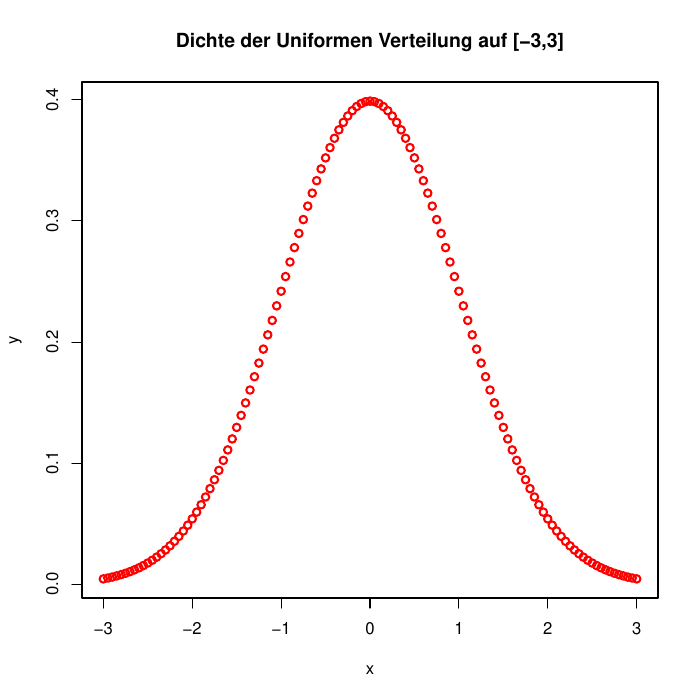

The script that saved this image:
### Output define for plots.
library(ggplot2)
pdf("SS2017_Vorlesung_UebungenInR3.pdf")

# Stetige Verteilung

## Normalverteilung
x = seq(-3, 3, by = 0.05)
y = dnorm(x, 0, 1)

plot(x,y, main="Dichte der Uniformen Verteilung auf [-3,3]", lwd = 2, col = "red")


## Uniforme Verteilung()
x = seq (-3, 3, by = 0.05)
y = dunif(x, -3, 3)

plot(x,y, main="Dichte der Uniformen Verteilung auf [-3,3]", lwd = 2, col = "red")

## Exponential Verteilung(lambda); lambda = rate
x = seq(0, 3, by = 0.05)
y1 = dexp(x, 1)
y2 = dexp(x, 2)

plot(x, y1, lwd = 2, col = "blue", main = "Dichte der Exponentialverteilung")
par(new = TRUE)
plot(x, y2, lwd = 2, col = "red", main = "Dichte der Exponentialverteilung")

legend("topright", c("lambda = 1", "lambda = 2"), col = c("red", "blue"), lty = 1, lwd = 2)

## Gammaverteilung (alpha, lambda); alpha = scale, lambda = rate
### Gamma mit scale = 1 gleicht der Exponentialverteilung
x = seq(0, 3, by = 0.05)
y1 = dgamma(x, 1, 1)
y2 = dgamma(x, 1, 2)

plot(x, y1, lwd = 2, col = "blue", main = "Dichte der Gammaverteilung mit scale = 1")

## Chi-Quadrat Verteilung aus Gammaverteilung herleitbar (Spezialfall: alpha = n/2 und rate = 1/2)
### Parameter der Verteilung: n = Anzahl der Freiheitsgrade.
### dchisq(x, df, ncp = 0) lambda = ncp, df = degrees of freedom

## t-Verteilung
### Verallgemeinerung der Standardnormalverteilung
### t-Verteilung konvergiert für lim_n->inf(dt(n)) gegen Normalverteilung
### R-Befehl df(n)

## f-Verteilung
### R-Befehl df(n,m)

# Bespiel Bortz - Aspestbelastung

n = 7
p = 0.25

### Bestimmung des p-Wertes
pW = 1 - pbinom(4,n,p) ### 5 Fälle werden beobachtet

## Kritischer Wert
1 -pbinom(3,n,p) ### Überprüfung, ob 4 kritischer Wert ist

## Teststärke für p1 = 0.5
1 -pbinom(4,n,0.5)

## 50 von 70 Todesfälle durch Krebs verursacht
n = 70
p = 0.25

## Bestimmung p-Wert
pw = 1 - pbinom(49, n, p) # 50 Fälle werden beobachtet

## Kritischer Wert

1 - pbinom(23, n, p) ### Überprüfung ob 24 kritischer Wert ist
1 - pbinom(24, n, p) ### Überprüfung ob 25 kritischer Wert ist

## Teststärke für p1 = 0.5
1 - pbinom (24, n, 0.5)

# Berechnung mit Normalverteilungsapproximation

## Ermittlung der Teststärke
n = 70
p = 0.25
x = 50

zc = qnorm(0.95)

xc = zc * sqrt(n*p*(1-p) + n*p)

(xc - n * 0.5)/sqrt(n * 0.5 * 0.5)

1 - pnorm((xc - n*0.5))/sqrt(n * 0.5 * 0.5)

## Grafische Darstellung d Gütefunktionen

p = seq(0, 1, 0.005)

G7 = 1 - pbinom(4, 7, p)
G70 = 1 - pbinom(24, 70, p)

plot ( p, G7, lwd = 2, type = "l", col = "red", ylab = "G(p)", xlab = "p", main = "Gütefunktion für einseitigen Binomialtest")

par(new = TRUE)
plot ( p, G70, lwd = 2,type = "l", col = "blue")

abline(v = 0.25, col = "green4")
abline(v = 0.5, col = "chocolate")
abline(h = 0.0)
abline(h = 0.05, col = "green4")

legend("topleft", c("n = 7", "n = 70"), col = c("red", "blue"), lty = 1, lwd = 1)

## Versuchsweise kritischer Wert um eins geringer:
G7 = 1 - pbinom(3, 7, p)
G70 = 1 - pbinom(23, 70, p)

par(new = TRUE)
plot ( p, G7, lwd = 2, type = "l", col = "orange2", ylab = "G(p)", xlab = "p", main = "Gütefunktion für einseitigen Binomialtest")
par(new = TRUE)
plot ( p, G70, lwd = 2,type = "l", col = "lightblue", ylab = "")

# Binomialtest in R

## Besipiel Todesfälle durch Krebs im Wohnhaus

n = 7
p = 0.25
x = 5

binom.test(x, n, p, alternative = "greater")

### sample estimate - Beobachtete Erfolgswahrscheinlichkeit: 5/7
### 95% confidence interval - Konfidenzintervall für Erfolgswahrscheinlichkeit
### p 0.25 nicht plausibel in Konfidenzintervall

### Hier angegeben: Konfidenzniveau = 1 - Signifikanzniveau (alpha).
### binom.test(x, n, p = 0.5, alternative = c("two.sided", "less", "greater"), conf.level = 0.95)